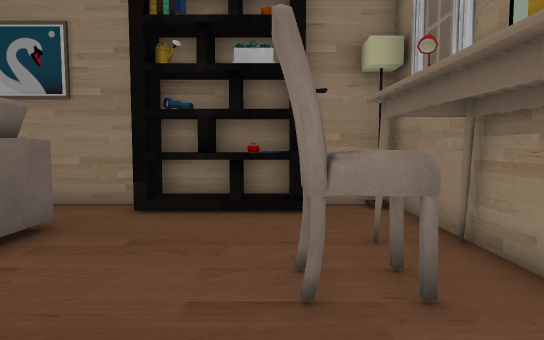
View 1 (above)

14 first-person views from a walk through a Unity game level. The camera is 1.4 m above the floor, tilts 4° down and sees 75° across. The floor is counted in squares, 0.9 m on a side. Each view is taken from the middle of a square. On the plan, view 1 faces up. The plan holds only what a view shows up to about 16 squares ahead; the rest is blank. The place goes on beyond the plan. The player is left out. Some surface patterns are stand-ins.

View 2
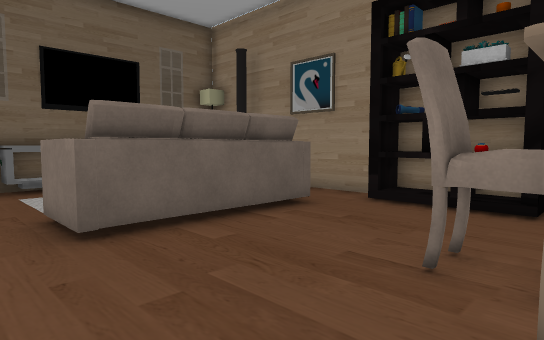

View 3
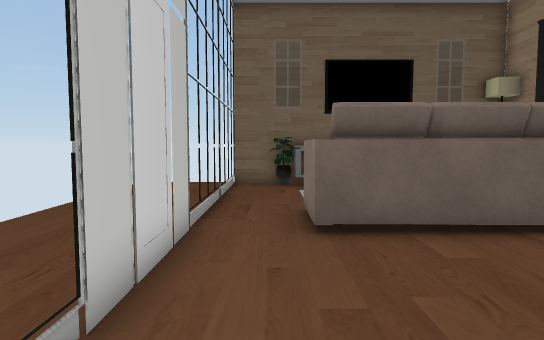

View 4
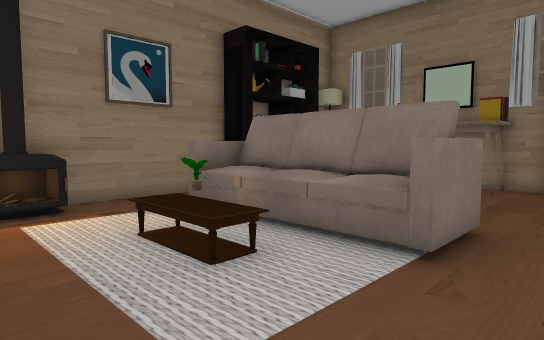

View 5
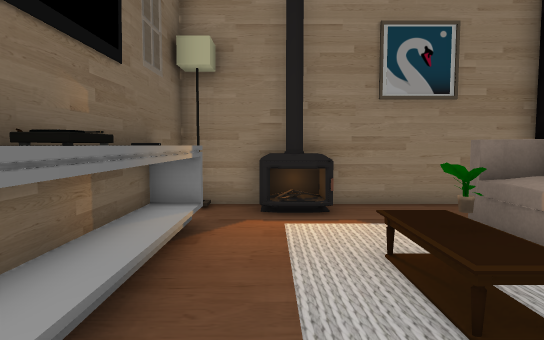

View 6
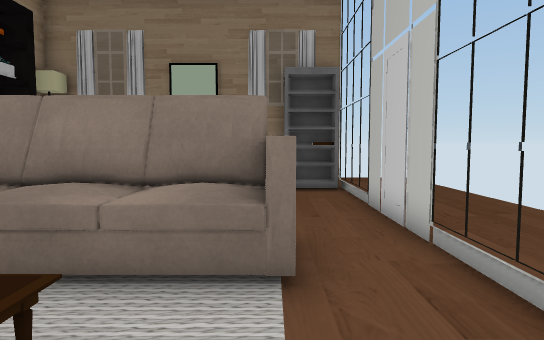

View 7
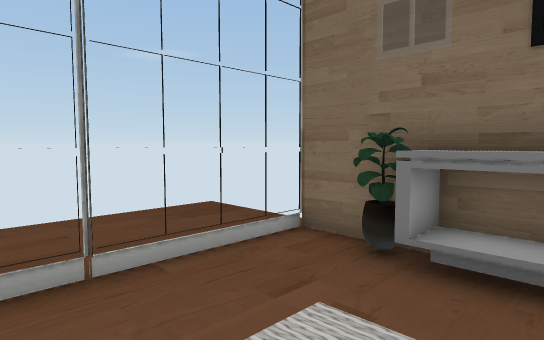

View 8
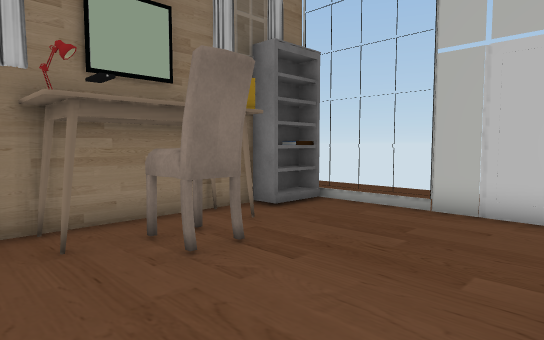

View 9
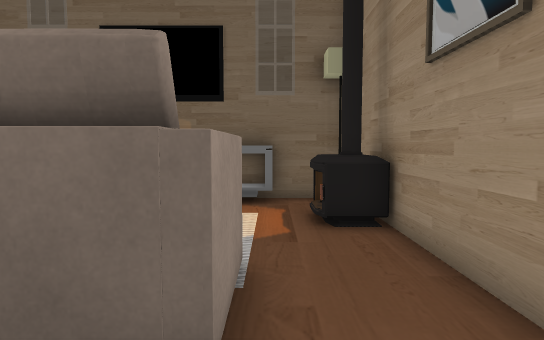

View 10
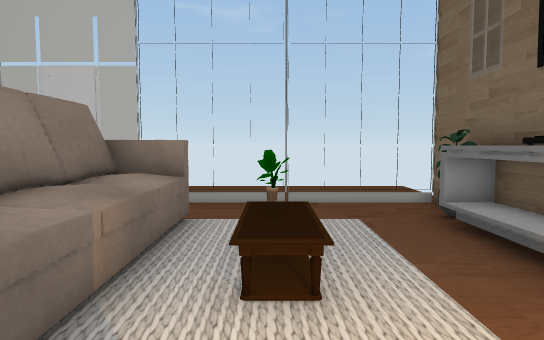

View 11
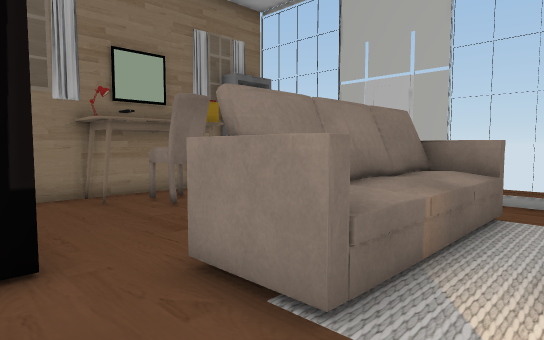

View 12
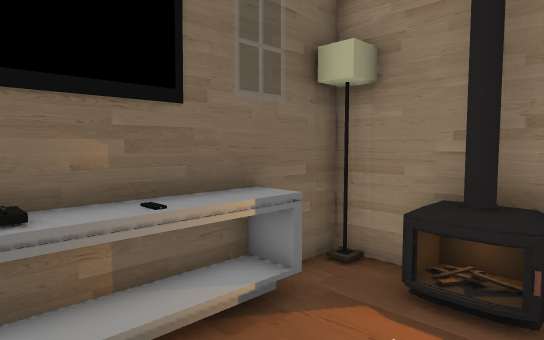

View 13
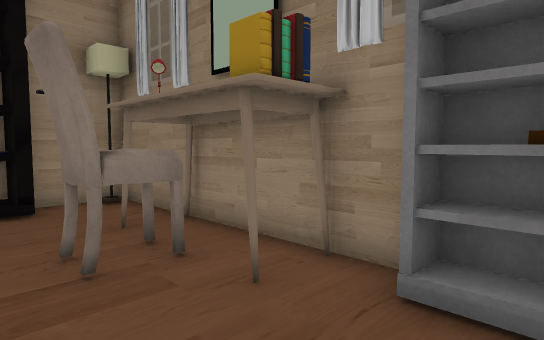

View 14
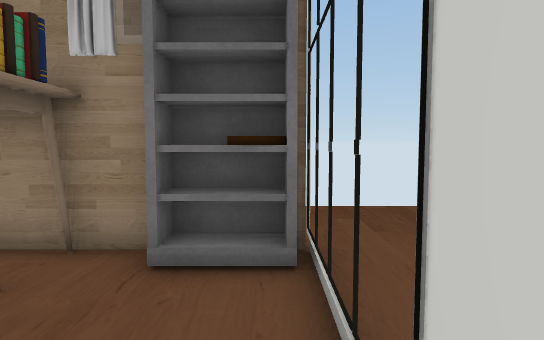

### Floor plan
Points are (right, up) in squares from view 1. A wall is a line through its corners. A room is listed if a view was taken in it or the views show most of it. See-through windows are left out.
Room 1 (views 1, 2, 3, 9, 13, 14)
walls: (3.2, 0.5) (3.2, 9.3) (0.9, 9.3); (-5.4, -1.5) (2.6, -1.5)
ways out: opening at (-4.5, -0.5) to room 2; opening at (-3, 7) to room 2; opening at (2, 8.5)
objects: bookshelf (-2, 8) to (0, 9); other object (0, 8); chair (1, 4); other object (3, -1); bookshelf (3, 0)
Room 2 (views 4, 5, 6, 7, 8, 10, 11, 12)
walls: (-10.9, 9.3) (-12.4, 9.3) (-12.4, 7.4); (-12.4, 0.6) (-12.4, -1.5) (-5.4, -1.5); (-2.4, 9.3) (-8.4, 9.3)
ways out: opening at (-4.5, -0.5) to room 1; opening at (-3, 7) to room 1; gap at (-8, -2)
objects: plant (-12, 1); table (-12, 2); speaker (-12, 3); table (-12, 4); other object (-12, 5); table (-12, 6) to (-12, 7); fireplace (-10, 8) to (-9, 9); other object (-6, 1) to (-4, 6)

Positions as (right, up) in squares from view 1, and headings:
1: (0, 0), facing up
2: (2, -1), facing up-left
3: (2, 0), facing left
4: (-11, -1), facing up-right
5: (-10, 0), facing up
6: (-10, 1), facing right
7: (-7, 3), facing down-left
8: (-4, 7), facing down-right
9: (-2, 7), facing left
10: (-8, 8), facing down
11: (-8, 9), facing down-right
12: (-8, 3), facing up-left
13: (-1, -1), facing up-right
14: (-2, -1), facing right
